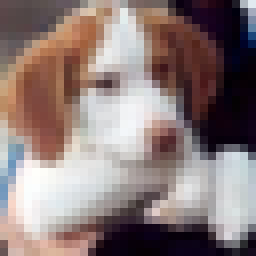
#> input picture beagle.png, 32 x 32 px (shown 8 times larger)
$ python linear_example.py
#> lines starting #> are read from the running program, lines starting #| are printed output that depends on the picture; after the words box and inside, x2 and y2 are one past the last pixel; in counts of white or black regions, pixels touching at a corner belong together
import numpy as np
import cv2
import matplotlib.pyplot as plt

labels=['dog','cat','deer']
np.random.seed(1)

W=np.random.randn(3,3072)
b=np.random.randn(3)

orig=cv2.imread('beagle.png')
#> orig is the input picture: shape (32, 32, 3); mean B, G, R 121.1, 122.9, 139.4
cv2.imshow("Orig",orig)
cv2.waitKey(0)
image=cv2.resize(orig,(32,32)).flatten()
#> image = 3072 values, max 255 at index 2029, min 0 at index 67, mean 127.8

print(image.shape)
#| (3072,)
print(W.shape)
#plt.plot(W)
#plt.show()
scores=W.dot(image)+b
#> scores = [1365.2, -148, 5252.6]

print(zip(labels,scores))
#> (printed output is left out)
for(label,score) in zip(labels,scores):
	print('[INFO] {}:{:.2f}'.format(label,score))
#> this loop made 3 passes
#> (label, score) on passes 1 to 3: ('dog', 1365.2), ('cat', -148), ('deer', 5252.6)
#| [INFO] dog:1365.17
#| [INFO] cat:-148.02
#| [INFO] deer:5252.63

cv2.putText(orig,'Label:{}'.format(labels[np.argmax(scores)]),(10,20),cv2.FONT_HERSHEY_SIMPLEX,0.9,(0,255,0),2)
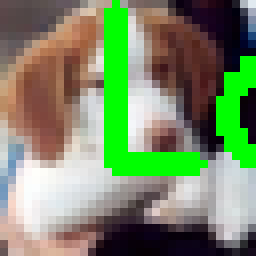
#> orig: shape (32, 32, 3) (shown 8 times larger); 13.09% of pixels changed, all inside (x1, y1, x2, y2) = (13, 0, 32, 22)
cv2.imshow('Image',orig)
cv2.waitKey(0)
